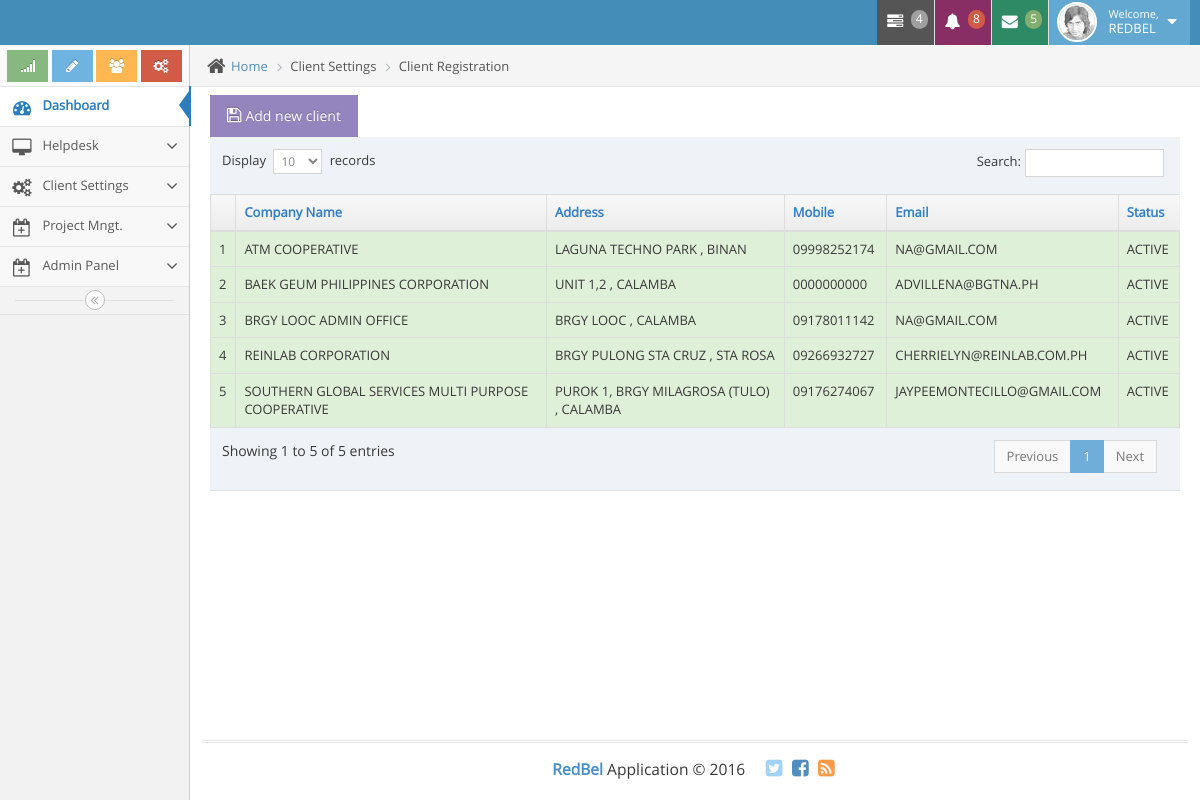
Page /clientsettings/clientsettings.php (signed in) on the committed database.
### tables this page shows
CREATE TABLE `sys_modulecategorytb` (
  `id` int(11) NOT NULL,
  `modulecategory` varchar(255) DEFAULT NULL,
  `statid` int(11) NOT NULL DEFAULT 1,
  `modulecategoryorderno` int(11) DEFAULT NULL,
  `datecreated` datetime NOT NULL DEFAULT current_timestamp(),
  `createdby_userid` int(11) DEFAULT NULL,
  `modulecategorylogo` varchar(255) NOT NULL
);

CREATE TABLE `sys_clienttb` (
  `id` int(255) NOT NULL,
  `clientname` varchar(250) DEFAULT NULL,
  `clientaddressstreet` varchar(250) DEFAULT NULL,
  `clientaddresscity` varchar(250) DEFAULT NULL,
  `clientaddressstate` varchar(250) DEFAULT NULL,
  `clientaddresscountry` varchar(250) DEFAULT NULL,
  `clientemail` varchar(250) DEFAULT NULL,
  `clientcontactnumber` varchar(50) DEFAULT NULL,
  `clientcontactperson` varchar(250) DEFAULT NULL,
  `clientcontactpersonposition` varchar(250) DEFAULT NULL,
  `clientstatusid` int(11) NOT NULL DEFAULT 2,
  `createdbyid` int(255) NOT NULL,
  `datetimecreated` datetime NOT NULL DEFAULT current_timestamp(),
  `updatedbyid` int(255) DEFAULT NULL,
  `datetimeupdated` datetime NOT NULL DEFAULT current_timestamp()
);

CREATE TABLE `sys_clientstatustb` (
  `id` int(11) NOT NULL,
  `status` varchar(255) NOT NULL
);

### check_session.php (called while the page is built, shortened)
<?php
if (! isset($_COOKIE['cookusername']) && !isset ($_COOKIE['cookuserpassword']))
{
		if (! isset($_SESSION['username']))
			{
				   header('Location: login.php');
			}
		else
			{
				$userid = $_SESSION['userid'];
			}
}
?>

### clientsettings/proxy.php (called while the page is built, shortened)
<?php
	$conn = connectionDB();
	$queryxyz = "SELECT DISTINCT b.authoritystatusid,a.user_levelid,b.statid,b.modulecategoryid
				from sys_usertb a
				LEFT JOIN sys_authoritymoduletb b ON a.id = b.userid
				WHERE a.id=$userid AND b.moduleid=$moduleid";
    $resultxyz = mysqli_query($conn, $queryxyz);
	$totalrows_xyz = mysqli_num_rows($resultxyz);
	while ($rowxyz= mysqli_fetch_assoc($resultxyz))
	{
	  $authoritystatusidz = $rowxyz['authoritystatusid'];
	  $statid_xyz = $rowxyz['statid'];
	}
	if ($totalrows_xyz==1)
	{
			if($statid_xyz == 1)
			{
					if($authoritystatusidz == 1)
					{
						$authoritystatusidz=1;
					}
					elseif ($authoritystatusidz == 2){
						$authoritystatusidz=2;
						$authoritystatus=" -READ-ONLY";
					}
					else {
						$authoritystatusidz=1;
						$authoritystatus=" -READ-ONLY";
						echo "<script language='JavaScript'>window.location='../index.php'</script>";
					}
			}
			elseif ($statid_xyz == 2)
			{
				 echo "<script language='JavaScript'>window.location='../index.php'</script>";
			}
			else {
				 echo "<script language='JavaScript'>window.location='../index.php'</script>";
			}
	}
	else
	{
	   echo "<script language='JavaScript'>window.location='../index.php'</script>";
	}
?>

### clientsettings/clientsettings.php (the view, shortened to what this page needs)
<?php
include "blocks/header.php";
$moduleid=2;
include('proxy.php');
?>
<!DOCTYPE html>
<link rel="../stylesheet" href="../css/bootstrapValidator.min.css"/>
<html lang="en">
	<body class="no-skin">
		<div class="row">
            <div class="col-lg-12">
			</div>
		</div>
		<div class="main-container ace-save-state" id="main-container">
			<?php include "blocks/navigation.php";?>
			<div class="main-content">
				<div class="main-content-inner">
					<div class="breadcrumbs ace-save-state" id="breadcrumbs">
						<ul class="breadcrumb">
							<li>
								<i class="ace-icon fa fa-home home-icon"></i>
								<a href="../index.php">Home</a>
							</li>
							<li>Client Settings</li>
							<li class="active">Client Registration</li>
						</ul>
					</div>
					<div class="page-content">
						<div class="row">
							<div class="col-xs-12">
								<button class="btn btn-purple" onclick="showcreateclient(0);" data-toggle="modal"  data-target="#myModal_createClient" <?php if($authoritystatusidz == 2){echo "disabled";}?>><i class="ace-icon fa fa-floppy-o bigger-120"></i>Add new client</button>
							</div>
							<div class="col-xs-12">
								<div class="table-responsive">
									<table class="table table-striped table-bordered table-hover" id="dataTables-examplexccz">
										<thead>
											<tr>
												<th></th>
												<th>Company Name</th>
												<th>Address</th>
												<th>Mobile</th>
												<th>Email</th>
												<th>Status</th>
											</tr>
										</thead>
										<tbody>
										<?php
										$conn = connectionDB();
										$counter = 1;
										$myquery = "SELECT sys_clienttb.id,sys_clienttb.clientname,sys_clienttb.clientaddressstreet,
															sys_clienttb.clientaddresscity,sys_clienttb.clientaddressstate,sys_clienttb.clientaddresscountry,
															sys_clienttb.clientemail,sys_clienttb.clientcontactnumber,sys_clientstatustb.status,sys_clienttb.clientstatusid
													FROM sys_clienttb
													LEFT JOIN sys_clientstatustb
													ON sys_clienttb.clientstatusid=sys_clientstatustb.id
													WHERE sys_clienttb.id != '0'
													ORDER BY clientname ASC";
										$myresult = mysqli_query($conn, $myquery);
										while($row = mysqli_fetch_assoc($myresult)){
											$clientId = $row['id'];
											$myClientStatusid = $row['clientstatusid'];
											if($myClientStatusid == 1){$myClass = 'success';}elseif($myClientStatusid == 2){$myClass = 'info';}elseif($myClientStatusid == 3){$myClass = 'warning';}else{$myClass = 'danger';}
										?>
											<tr onclick = "showUpdateClient('<?php echo $clientId;?>');" data-toggle="modal" href="#myModal_updateClient" class="<?php echo $myClass; ?>">
												<td><?php echo $counter;?></td>
												<td><?php echo $row['clientname'];?></td>
												<td><?php echo $row['clientaddressstreet']." , ".$row['clientaddresscity'];?></td>
												<td><?php echo $row['clientcontactnumber'];?></td>
												<td><?php echo $row['clientemail'];?></td>
												<td><?php echo $row['status'];?></td>
											</tr>
										<?php
											$counter ++;
											}
										?>
										</tbody>
									</table>
								</div>
							</div>
						</div>
					</div>
				</div>
			</div>
			<?php include "blocks/footer.php"; ?>
		</div>
	</body>
</html>

### clientsettings/blocks/navigation.php (shortened to what this page needs)
<div id="sidebar" class="sidebar responsive ace-save-state">
	<div class="sidebar-shortcuts" id="sidebar-shortcuts">
		<div class="sidebar-shortcuts-large" id="sidebar-shortcuts-large">
			<button class="btn btn-success">
				<i class="ace-icon fa fa-signal"></i>
			</button>
			<button class="btn btn-info">
				<i class="ace-icon fa fa-pencil"></i>
			</button>
			<button class="btn btn-warning">
				<i class="ace-icon fa fa-users"></i>
			</button>
			<button class="btn btn-danger">
				<i class="ace-icon fa fa-cogs"></i>
			</button>
		</div>
	</div>
	<ul class="nav nav-list">
		<li class="active">
			<a href="../index.php">
				<i class="menu-icon fa fa-tachometer"></i>
				<span class="menu-text"> Dashboard </span>
			</a>
		</li>
		<?php
			$conn = connectionDB();
			$myquery = "select b.id,b.modulecategory,b.modulecategorylogo
						from sys_authoritymodulecategorytb a
						left join sys_modulecategorytb b on a.modulecategoryid=b.id
						where a.userid=$userid and a.statid= '1' and b.statid= '1'
						ORDER BY b.id ASC";
			$myresult = mysqli_query($conn, $myquery);
			while($row = mysqli_fetch_assoc($myresult)){
				$modulecategory = $row['modulecategory'];
				$modulecategorylogo = $row['modulecategorylogo'];
				echo "<li class=''>";
					echo "<a href='#' class='dropdown-toggle'>
							<i class='$modulecategorylogo'></i>
							<span class='menu-text'>
								$modulecategory
							</span>
							<b class='arrow fa fa-angle-down'></b>
						</a>";
				echo "</li>";
			}
		?>
	</ul>
		<div class="sidebar-toggle sidebar-collapse" id="sidebar-collapse">
			<i id="sidebar-toggle-icon" class="ace-icon fa fa-angle-double-left ace-save-state" data-icon1="ace-icon fa fa-angle-double-left" data-icon2="ace-icon fa fa-angle-double-right"></i>
		</div>
</div>

### rows in the picture
sys_modulecategorytb: modulecategory "Helpdesk"
sys_modulecategorytb: modulecategory "Client Settings"
sys_modulecategorytb: modulecategory "Project Mngt."
sys_modulecategorytb: modulecategory "Admin Panel"
sys_clienttb: clientname "ATM COOPERATIVE", clientaddressstreet "LAGUNA TECHNO PARK", clientaddresscity "BINAN", clientcontactnumber "09998252174", clientemail "NA@GMAIL.COM", sys_clientstatustb.status "ACTIVE"
sys_clienttb: clientname "BAEK GEUM PHILIPPINES CORPORATION", clientaddressstreet "UNIT 1,2", clientaddresscity "CALAMBA", clientcontactnumber "0000000000", clientemail "ADVILLENA@BGTNA.PH", sys_clientstatustb.status "ACTIVE"
sys_clienttb: clientname "BRGY LOOC ADMIN OFFICE", clientaddressstreet "BRGY LOOC", clientaddresscity "CALAMBA", clientcontactnumber "09178011142", clientemail "NA@GMAIL.COM", sys_clientstatustb.status "ACTIVE"
sys_clienttb: clientname "REINLAB CORPORATION", clientaddressstreet "BRGY PULONG STA CRUZ", clientaddresscity "STA ROSA", clientcontactnumber "09266932727", clientemail "CHERRIELYN@REINLAB.COM.PH", sys_clientstatustb.status "ACTIVE"
sys_clienttb: clientname "SOUTHERN GLOBAL SERVICES MULTI PURPOSE COOPERATIVE", clientaddressstreet "PUROK 1, BRGY MILAGROSA (TULO)", clientaddresscity "CALAMBA", clientcontactnumber "09176274067", clientemail "JAYPEEMONTECILLO@GMAIL.COM", sys_clientstatustb.status "ACTIVE"

### other values in the picture
$userfirstname "REDBEL"
